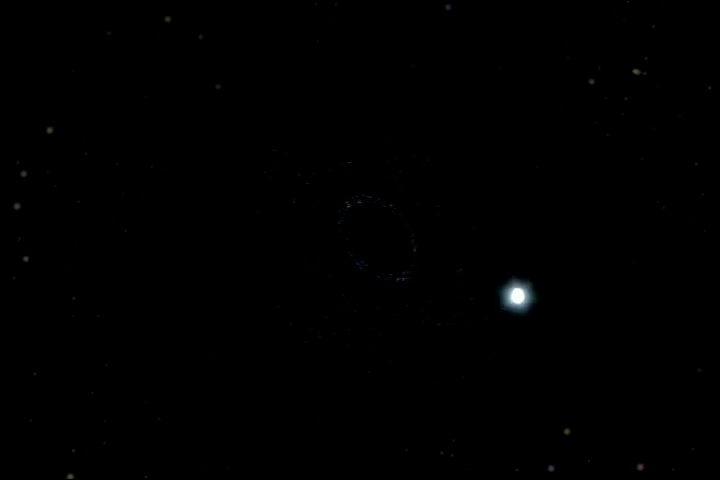
#> input picture frame 83 of grb_2.mp4, 720 x 480 px
$ python tracker.py   (Python 2 division)
#> lines starting #> are read from the running program, lines starting #| are printed output that depends on the picture; after the words box and inside, x2 and y2 are one past the last pixel; in counts of white or black regions, pixels touching at a corner belong together
# There might need to be some sort of frame smoothing or delay in here somewhere

import cv2
import numpy
import serial

# Change to '0' when we have the webcam working
cap = cv2.VideoCapture("grb_2.mp4")
print cap.isOpened()			# test if the video feed opened correctly
ser = serial.Serial('/dev/ttyACM0', 9600, timeout=1)	# Change to 'COM[X]' if testing on Windows

# Streamline with window size read code, otherwise use this pattern to make a new array
# This approach at individual creation works okay but there's probably a better way to
# program this, in a more 'dynamic' manner
contour1 = numpy.array([[0,0],[0,750],[200,750],[200,0]], numpy.int32)
contour2 = numpy.array([[0,0],[0,150],[1280,150],[1280,0]], numpy.int32)
contour3 = numpy.array([[1280,0],[1280,750],[1080,750],[1080,0]], numpy.int32)
contour4 = numpy.array([[0,550],[0,750],[1280,750],[1280,550]], numpy.int32)

borderContours = [contour1, contour2, contour3, contour4]

# multi frame smoothing?
while(True):
	# Take two consecutive frames
	grabbed,frame1 = cap.read()
#> frame1 is the input picture: shape (480, 720, 3); mean B, G, R 0.5, 0.4, 0.4
	grabbed2,frame2 = cap.read()
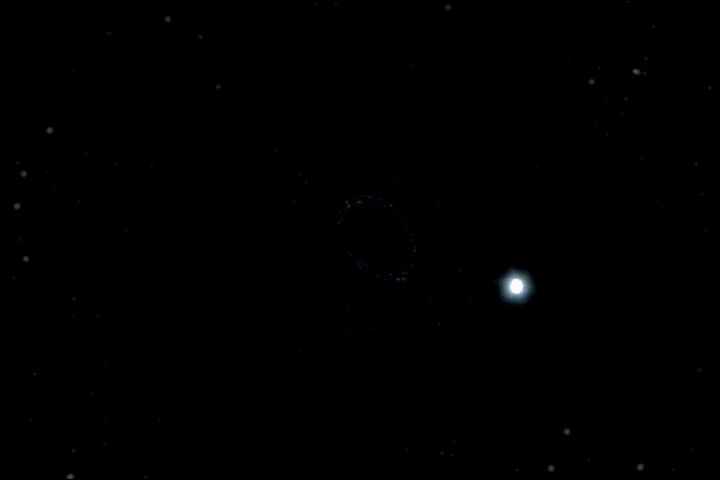
#> input picture frame 84 of grb_2.mp4, 720 x 480 px
#> frame2 is the input picture: shape (480, 720, 3); mean B, G, R 0.5, 0.4, 0.4

	# Need to find a better way to do this
	cv2.rectangle(frame1,(0,0),(200,750),(0,255,0),2)
	cv2.rectangle(frame1,(0,0),(1280,150),(0,255,0),2)
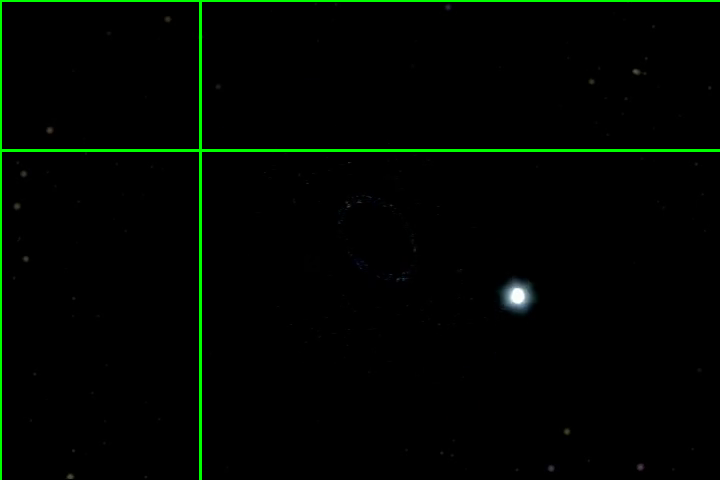
#> frame1: shape (480, 720, 3); mean B, G, R 0.5, 4.9, 0.4
	cv2.rectangle(frame1,(1280,0),(1080,750),(0,255,0),2)
	cv2.rectangle(frame1,(0,550),(1280,750),(0,255,0),2)

	#for b in borderContours:
		#cv2.rectangle(frame1,(b[0],b[1]),(b[0]+b[2],b[1]+b[3]),(0,255,0),2)
		#(x, y, w, h) = cv2.boundingRect(b)
		#(x,y,w,h) = cv2.minAreaRect(b)
		#cv2.rectangle(frame1,(x,y),(x+w,y+h),(0,255,0),2)

	# Make sure frames were fetched
	if not (grabbed and grabbed2):
		break

	# Initial calculations
	gray1 = cv2.cvtColor(frame1, cv2.COLOR_BGR2GRAY)
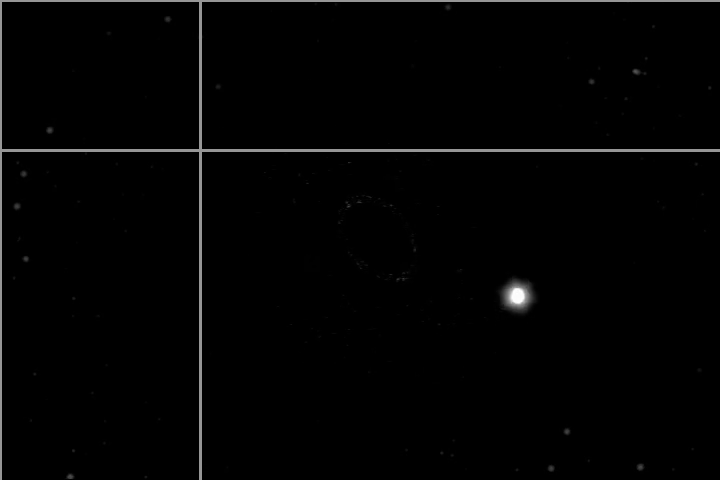
#> gray1: shape (480, 720); min 0, max 255, mean 3
	gray2 = cv2.cvtColor(frame2, cv2.COLOR_BGR2GRAY)
	frameDelta = cv2.absdiff(gray1, gray2)

	# Thresholding - Modify second arg to change the tracking sensitivity
	ret,thresh = cv2.threshold(frameDelta, 10, 255, cv2.THRESH_BINARY)
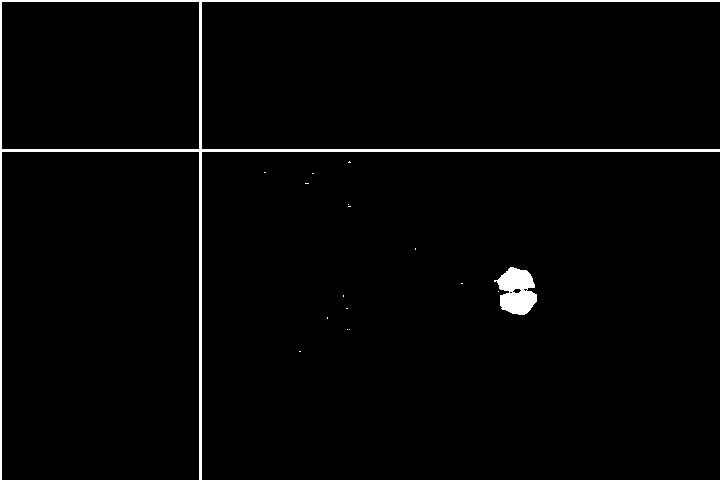
#> thresh: shape (480, 720); 2.1% white; 17 white regions (15 under 20 px), largest, box (x1, y1, x2, y2) and area: (0, 0, 720, 480) 5975, (494, 267, 537, 315) 1363
	blur = cv2.blur(thresh,(5,5))			# filtering
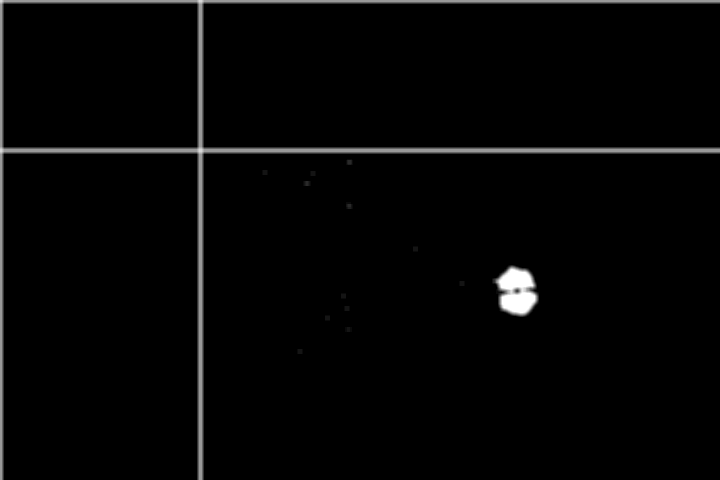
#> blur: shape (480, 720); min 0, max 255, mean 5.3

	# Further thresholding - Modify second arg to change tracking sensitivity
	ret,thresh = cv2.threshold(blur, 20, 255, cv2.THRESH_BINARY)
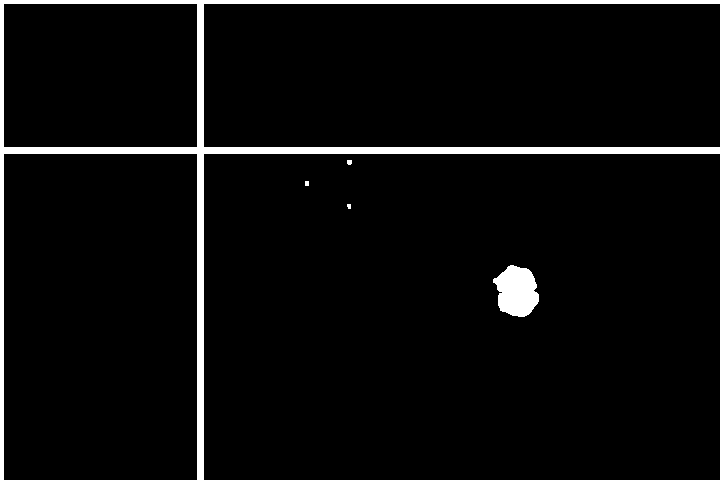
#> thresh: shape (480, 720); 4.3% white; 5 white regions (1 under 20 px)

	# Find contours - This will return an error on Win10, add "_," before contours
	contours,_ = cv2.findContours(thresh.copy(),cv2.RETR_TREE,cv2.CHAIN_APPROX_SIMPLE)
#> contours = 6 contours, 3 with area under 20; largest, box (x1, y1, x2, y2) and area: (0, 0, 720, 480) 38640, (3, 3, 198, 148) 27934, (493, 265, 539, 317) 1655

	# Used to optimize which move command is called based on number of contours in region
	# This may need to be adjusted to deal with corner contours later on?
	contourCount = [0,0,0,0]

	# For all found contours
	for c in contours:
		#print cv2.contourArea(c)
		# Value below can be changed to generate more/less contours
		# Check if contour is in the specified area range, if it is then create it
		if ((cv2.contourArea(c) > 1000) and (cv2.contourArea(c) < 3000)):
			(x,y),radius = cv2.minEnclosingCircle(c)
			center = (int(x),int(y))
			radius = int(radius)
			# Create the circle on the screen if it falls within an area that justifies robot movement
			i = 0
			# For each of the 4 border contours
			for b in borderContours:
				# if the center of the generated circle from the previous part falls within the border contours
				if (cv2.pointPolygonTest(b, (x,y), False) == 1.0):
					# draw a circle
					cv2.circle(frame1,center,radius,(255,0,0),2)
					print "Movement detected in quadrant", i
					# increase the number of valid border contours for that region
					contourCount[i] += 1
				# increment the index
				i += 1
#> this loop made 6 passes
#> (x, y, radius, center) on pass 1: (516.8, 290.6, 26, (516, 290))
#> c on pass 3: [[305, 181], [305, 185], [308, 185], [308, 181]]
#> after the loop, contourCount = [0, 0, 0, 0]

	# Comparison to determine which serial to send
	# Note the offset here, an index of 0 means: no motion, don't send anything
	# Subtract 1 from the index for the 'real' array index when currentMaxIndex != 0
	i = 1
	currentMax = 0
	currentMaxIndex = 0
	# For each element in the list of number of contours in each region
	for num in contourCount:
		if (num > currentMax):
			currentMax = num
			currentMaxIndex = i
		i += 1
#> this loop made 4 passes
#> after the loop, currentMax = 0; currentMaxIndex = 0; i = 5

	if(currentMax != 0):
		print "currentMax: ", currentMax, "Index: ", currentMaxIndex
		print "writing: ", currentMaxIndex-1
		ser.write(chr(currentMaxIndex-1))	# MUST WRITE AS CHARACTER

	# Keep as many of these commented out as possible to prevent lag
	cv2.imshow('frame',frame1)
	#cv2.imshow('difference', frameDelta)
	#cv2.imshow('mask',thresh)

	# Pressing q exits the window
	key = cv2.waitKey(1) & 0xFF
#> (key q is pressed here)
	if key == ord("q"):
		break

cv2.destroyAllWindows()
cap.release()

$ run again, starting later in the video
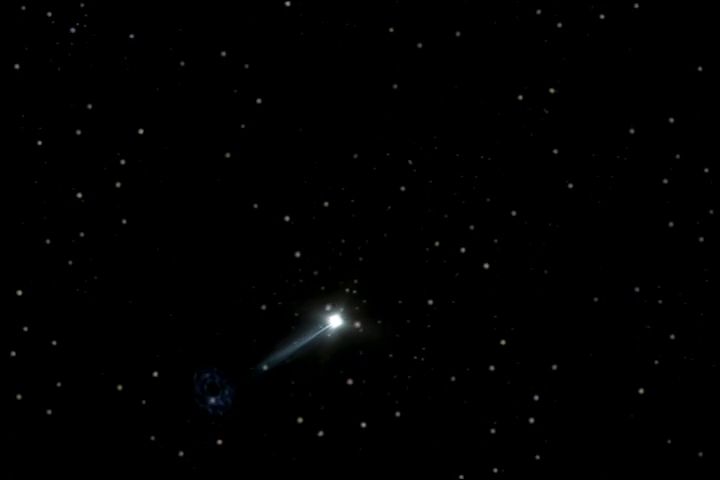
#> input picture frame 375 of grb_2.mp4, 720 x 480 px
#> frame1 is the input picture: shape (480, 720, 3); mean B, G, R 1.2, 1.2, 1.1
#> `ret,thresh = cv2.threshold(frameDelta, 10, 255, cv2.THRESH_BINARY)`:
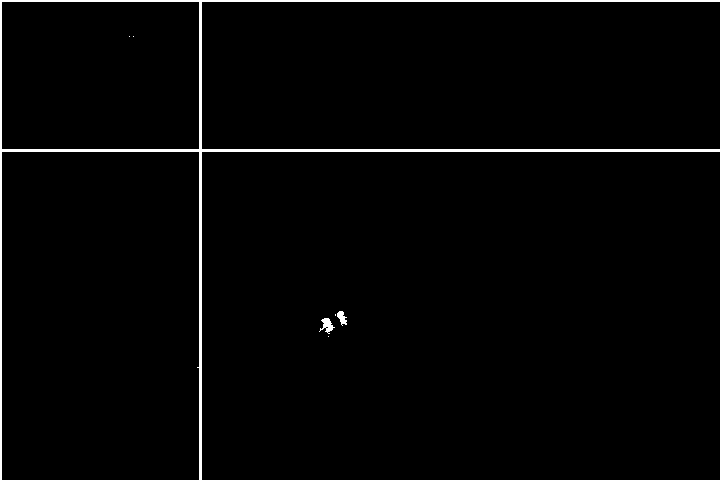
#> thresh: shape (480, 720); 1.8% white; 7 white regions (4 under 20 px), largest, box (x1, y1, x2, y2) and area: (0, 0, 720, 480) 5977, (319, 318, 335, 334) 121, (337, 311, 347, 326) 87
#> `ret,thresh = cv2.threshold(blur, 20, 255, cv2.THRESH_BINARY)`:
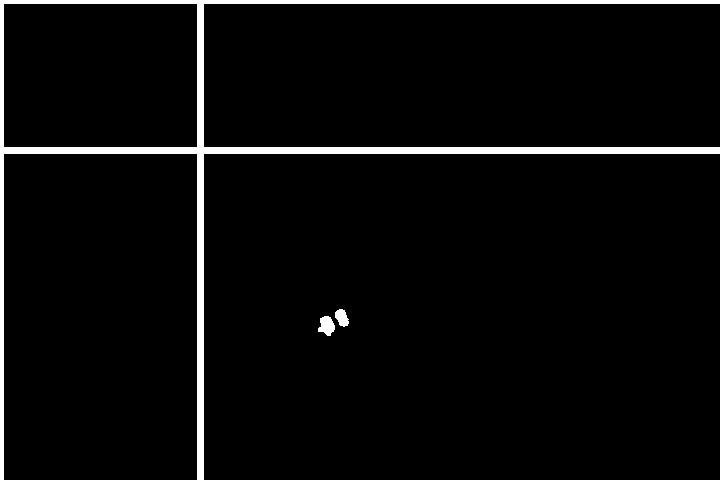
#> thresh: shape (480, 720); 3.9% white; 3 white regions
#> contours = 4 contours; box (x1, y1, x2, y2) and area: (0, 0, 720, 480) 38640, (3, 3, 198, 148) 27934, (318, 316, 335, 336) 206, (335, 309, 349, 327) 151
#> the loop `for c in contours:` made 4 passes
#> after the loop `for c in contours:`: contourCount = [0, 0, 0, 0]
#> the loop `for num in contourCount:` made 4 passes
#> after the loop `for num in contourCount:`: currentMax = 0; i = 5

$ run again, starting later in the video
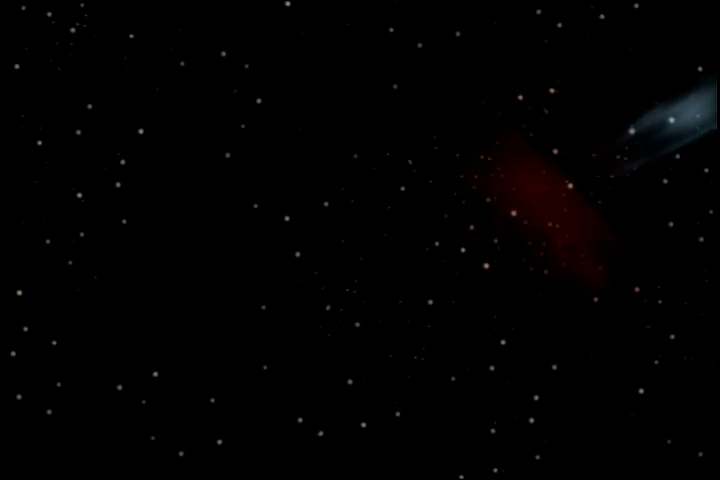
#> input picture frame 668 of grb_2.mp4, 720 x 480 px
#> frame1 is the input picture: shape (480, 720, 3); mean B, G, R 0.9, 0.9, 1.4
#> `ret,thresh = cv2.threshold(frameDelta, 10, 255, cv2.THRESH_BINARY)`:
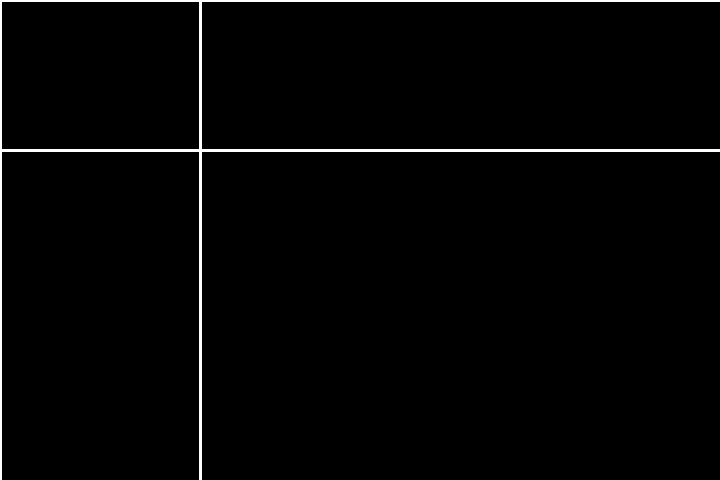
#> thresh: shape (480, 720); 1.7% white; 1 white region, box (x1, y1, x2, y2) and area: (0, 0, 720, 480) 5975
#> `ret,thresh = cv2.threshold(blur, 20, 255, cv2.THRESH_BINARY)`:
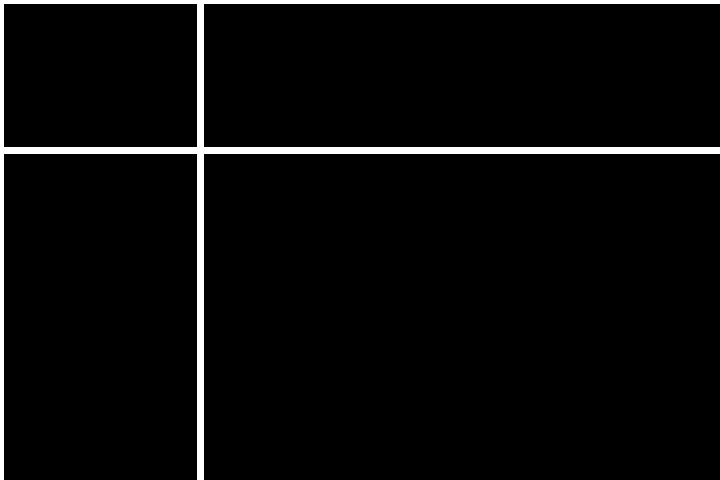
#> thresh: shape (480, 720); 3.8% white; 1 white region
#> contours = 2 contours; box (x1, y1, x2, y2) and area: (0, 0, 720, 480) 38640, (3, 3, 198, 148) 27934
#> the loop `for c in contours:` made 2 passes
#> after the loop `for c in contours:`: contourCount = [0, 0, 0, 0]
#> the loop `for num in contourCount:` made 4 passes
#> after the loop `for num in contourCount:`: currentMax = 0; i = 5
